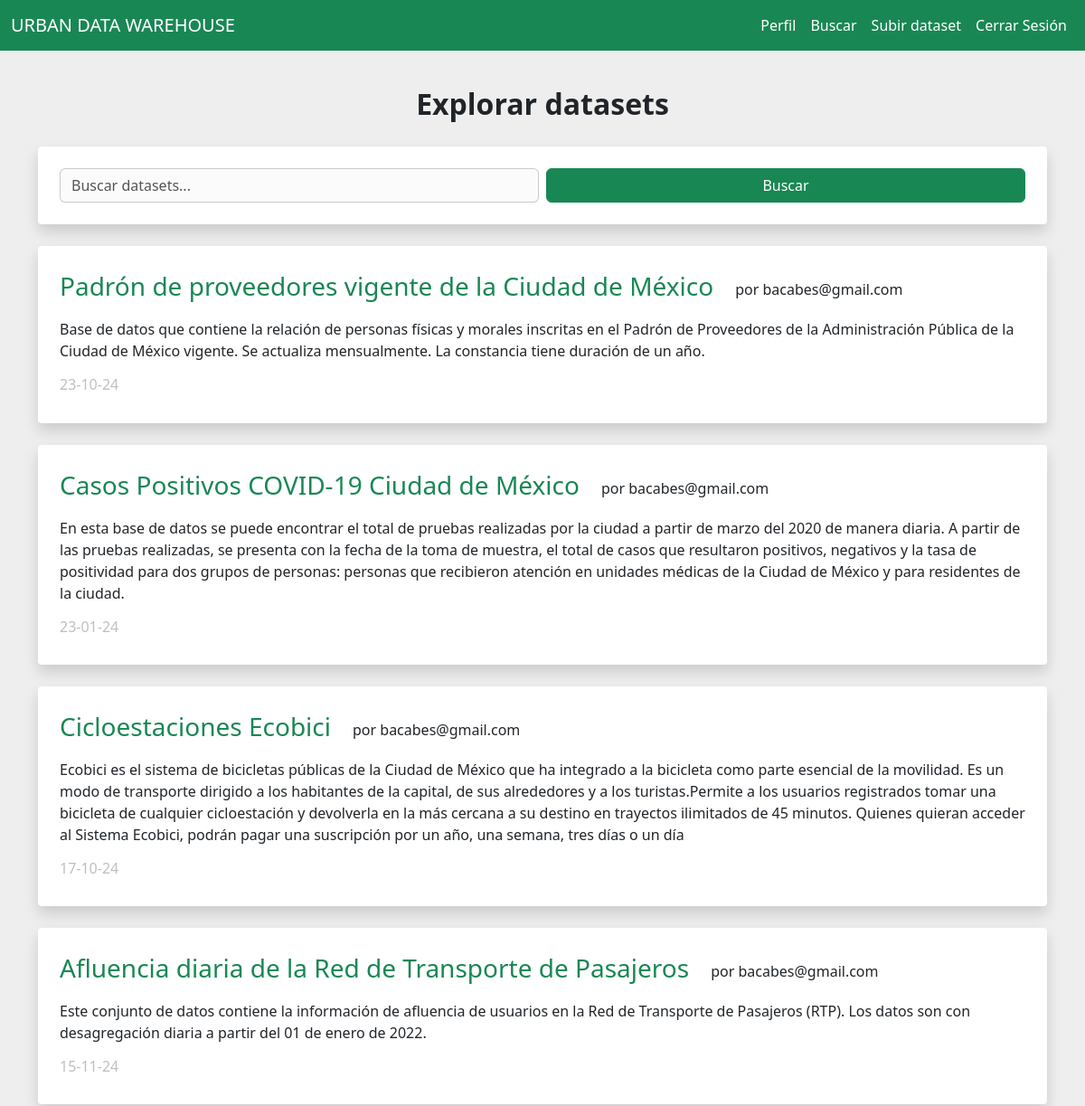
The page /search (signed in, upper part) on the database as committed earlier.
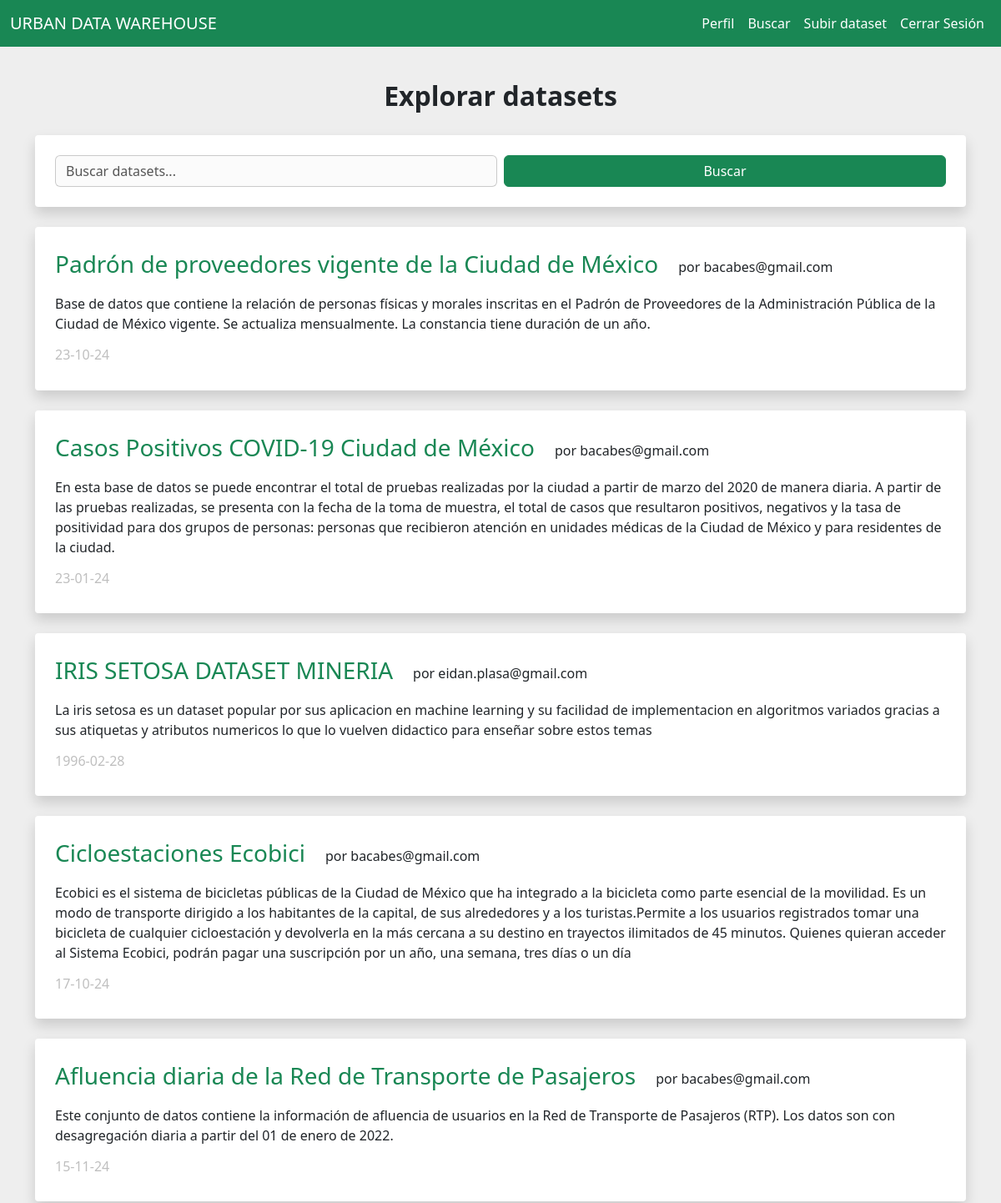
The same page on the database as committed later.
### tables this page shows
CREATE TABLE datasets (
            id INTEGER PRIMARY KEY AUTOINCREMENT,
            user_id INTEGER NOT NULL,
            name TEXT NOT NULL,
            description TEXT,
            upload_date DATE NOT NULL,
            tag TEXT,
            size REAL,
            has_report BOOLEAN NOT NULL,
            FOREIGN KEY(user_id) REFERENCES users(id)
        );

CREATE TABLE users (
            id INTEGER PRIMARY KEY AUTOINCREMENT,
            username TEXT NOT NULL UNIQUE,
            password_hash TEXT NOT NULL
        );

### routes.py (the view)
@app.route('/search', methods=['GET', 'POST'])
@login_required
def search():
    db = get_db()
    cursor = db.cursor()
    search_query = ""
    if request.method == 'POST':
        search_query = request.form.get('search', '').strip()
    if search_query:
        cursor.execute('''
            SELECT datasets.id, datasets.name, datasets.description, datasets.upload_date, datasets.tag, datasets.size, users.username
            FROM datasets
            JOIN users ON datasets.user_id = users.id
            WHERE datasets.name LIKE ? OR datasets.description LIKE ? OR datasets.tag LIKE ?
            ORDER BY datasets.upload_date DESC
        ''', (f'%{search_query}%', f'%{search_query}%', f'%{search_query}%'))
    else:
        cursor.execute('''
            SELECT datasets.id, datasets.name, datasets.description, datasets.upload_date, datasets.tag, datasets.size, users.username
            FROM datasets
            JOIN users ON datasets.user_id = users.id
            ORDER BY datasets.upload_date DESC
        ''')
    datasets = cursor.fetchall()
    tags_vistos = session.get('viewed_tags', [])
    recomendaciones_tags = obtener_recomendaciones(tags_vistos, top_n=5)
    if recomendaciones_tags:
        def score(ds):
            dataset_tags = ds[4].split(',')
            dataset_tags = [t.strip().lower() for t in dataset_tags]
            return sum(1 for t in dataset_tags if t in recomendaciones_tags)
        datasets = sorted(datasets, key=score, reverse=True)
    return render_template('browse.html', datasets=datasets, search_query=search_query, recomendaciones_tags=recomendaciones_tags)

### __init__.py (called while the page is built)
def get_db():
    db = getattr(g, '_database', None)
    if db is None:
        db = g._database = sqlite3.connect(DATABASE)
    return db

@app.teardown_appcontext
def close_connection(exception):
    db = getattr(g, '_database', None)
    if db is not None:
        db.close()

### models.py (called while the page is built)
@login_manager.user_loader
def load_user(user_id):
    return User.get(user_id)

    @staticmethod
    def get(user_id):
        db = get_db()
        cursor = db.cursor()
        cursor.execute("SELECT * FROM users WHERE id = ?", (user_id,))
        user = cursor.fetchone()
        if not user:
            return None
        return User(id=user[0], username=user[1], password_hash=user[2])

### routes.py (called while the page is built, shortened)
def obtener_recomendaciones(tags_vistos, top_n=5):
    if len(tags_vistos) < 2:
        return []

### templates/browse.html (shortened to what this page needs)
{% extends "base.html" %}
{% block content %}
<div class="row justify-content-center">
    <div class="d-flex justify-content-center">
        <h2 class="fw-bold mt-3 mb-4">Explorar datasets</h2>
    </div>
    <div class="col-md-12">
        <div class="shadow rounded-1 bg-white mt-1">
            <form method="POST" action="{{ url_for('search') }}">
                <br/>
                <div class="d-flex align-items-center ms-4 me-4">
                    <input type="text" class="form-control mi-input custom-input me-2 flex-grow-1"
                           id="search" name="search" value="{{ search_query }}" placeholder="Buscar datasets...">
                    <button type="submit" class="btn btn-success gordito ojo">Buscar</button>
                </div>
                <br/>
            </form>
        </div>
        {% if datasets %}
            {% for ds in datasets %}
                <div class="shadow rounded-1 bg-white mt-4 ojo">
                    <br>
                    <div class="ms-4 me-4 mt-1 mb-2">
                        <div class="d-flex">
                            <h3 class="iverde"><a href="{{ url_for('view', dataset_id=ds[0]) }}" class="text-decoration-none text-success">{{ ds[1] }}</a></h3>
                            <p class="ms-4 mt-2">por {{ ds[6] }}</p>
                        </div>
                        <div class="mb-1 mt-1">
                            <p>{{ ds[2] }}</p>
                            <h6 class="mt-3 igris">{{ ds[3] }}</h6>
                        </div>
                    </div>
                    <br>
                </div>
            {% endfor %}
        {% endif %}
    </div>
</div>
{% endblock %}

Rows that differ between the two databases and show on the page:
added datasets: name "IRIS SETOSA DATASET MINERIA", username "eidan.plasa@gmail.com", description "La iris setosa es un dataset popular por sus aplicacion en machine learning y su facilidad de implementacion en algoritmos variados gracias a sus atiquetas y atributos numericos lo que lo vuelven didactico para enseñar sobre estos temas", upload_date "1996-02-28"
